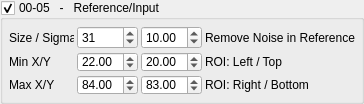
            <widget class="QGroupBox" name="groupBox_Reference_Input">
             <property name="title">
              <string>00-05   -   Reference/Input</string>
             </property>
             <property name="flat">
              <bool>true</bool>
             </property>
             <property name="checkable">
              <bool>true</bool>
             </property>
             <property name="checked">
              <bool>true</bool>
             </property>
             <layout class="QGridLayout" name="gridLayout_18">
              <property name="leftMargin">
               <number>6</number>
              </property>
              <property name="topMargin">
               <number>6</number>
              </property>
              <property name="rightMargin">
               <number>6</number>
              </property>
              <property name="bottomMargin">
               <number>6</number>
              </property>
              <property name="spacing">
               <number>3</number>
              </property>
              <item row="1" column="0">
               <widget class="QLabel" name="label_7">
                <property name="minimumSize">
                 <size>
                  <width>0</width>
                  <height>0</height>
                 </size>
                </property>
                <property name="maximumSize">
                 <size>
                  <width>65</width>
                  <height>16777215</height>
                 </size>
                </property>
                <property name="text">
                 <string>Min X/Y</string>
                </property>
               </widget>
              </item>
              <item row="2" column="3">
               <widget class="QLabel" name="label">
                <property name="text">
                 <string>ROI: Right / Bottom</string>
                </property>
               </widget>
              </item>
              <item row="2" column="0">
               <widget class="QLabel" name="label_8">
                <property name="minimumSize">
                 <size>
                  <width>0</width>
                  <height>0</height>
                 </size>
                </property>
                <property name="maximumSize">
                 <size>
                  <width>65</width>
                  <height>16777215</height>
                 </size>
                </property>
                <property name="text">
                 <string>Max X/Y</string>
                </property>
               </widget>
              </item>
              <item row="1" column="1">
               <widget class="QDoubleSpinBox" name="doubleSpinBox_ProcCon_ROI_X1">
                <property name="sizePolicy">
                 <sizepolicy hsizetype="Maximum" vsizetype="Fixed">
                  <horstretch>0</horstretch>
                  <verstretch>0</verstretch>
                 </sizepolicy>
                </property>
                <property name="minimumSize">
                 <size>
                  <width>61</width>
                  <height>0</height>
                 </size>
                </property>
                <property name="maximumSize">
                 <size>
                  <width>61</width>
                  <height>20</height>
                 </size>
                </property>
                <property name="minimum">
                 <double>0.000000000000000</double>
                </property>
                <property name="maximum">
                 <double>99.000000000000000</double>
                </property>
                <property name="value">
                 <double>22.000000000000000</double>
                </property>
               </widget>
              </item>
              <item row="2" column="1">
               <widget class="QDoubleSpinBox" name="doubleSpinBox_ProcCon_ROI_X2">
                <property name="sizePolicy">
                 <sizepolicy hsizetype="Maximum" vsizetype="Fixed">
                  <horstretch>0</horstretch>
                  <verstretch>0</verstretch>
                 </sizepolicy>
                </property>
                <property name="minimumSize">
                 <size>
                  <width>61</width>
                  <height>0</height>
                 </size>
                </property>
                <property name="maximumSize">
                 <size>
                  <width>61</width>
                  <height>20</height>
                 </size>
                </property>
                <property name="minimum">
                 <double>1.000000000000000</double>
                </property>
                <property name="maximum">
                 <double>100.000000000000000</double>
                </property>
                <property name="value">
                 <double>84.000000000000000</double>
                </property>
               </widget>
              </item>
              <item row="1" column="2">
               <widget class="QDoubleSpinBox" name="doubleSpinBox_ProcCon_ROI_Y1">
                <property name="sizePolicy">
                 <sizepolicy hsizetype="Maximum" vsizetype="Fixed">
                  <horstretch>0</horstretch>
                  <verstretch>0</verstretch>
                 </sizepolicy>
                </property>
                <property name="minimumSize">
                 <size>
                  <width>61</width>
                  <height>0</height>
                 </size>
                </property>
                <property name="maximumSize">
                 <size>
                  <width>61</width>
                  <height>20</height>
                 </size>
                </property>
                <property name="minimum">
                 <double>0.000000000000000</double>
                </property>
                <property name="maximum">
                 <double>99.000000000000000</double>
                </property>
                <property name="value">
                 <double>20.000000000000000</double>
                </property>
               </widget>
              </item>
              <item row="1" column="3">
               <widget class="QLabel" name="label_2">
                <property name="text">
                 <string>ROI: Left / Top</string>
                </property>
               </widget>
              </item>
              <item row="2" column="2">
               <widget class="QDoubleSpinBox" name="doubleSpinBox_ProcCon_ROI_Y2">
                <property name="sizePolicy">
                 <sizepolicy hsizetype="Maximum" vsizetype="Fixed">
                  <horstretch>0</horstretch>
                  <verstretch>0</verstretch>
                 </sizepolicy>
                </property>
                <property name="minimumSize">
                 <size>
                  <width>61</width>
                  <height>0</height>
                 </size>
                </property>
                <property name="maximumSize">
                 <size>
                  <width>61</width>
                  <height>20</height>
                 </size>
                </property>
                <property name="minimum">
                 <double>1.000000000000000</double>
                </property>
                <property name="maximum">
                 <double>100.000000000000000</double>
                </property>
                <property name="value">
                 <double>83.000000000000000</double>
                </property>
               </widget>
              </item>
              <item row="0" column="3">
               <widget class="QLabel" name="label_3">
                <property name="text">
                 <string>Remove Noise in Reference</string>
                </property>
               </widget>
              </item>
              <item row="0" column="0">
               <widget class="QLabel" name="label_4">
                <property name="minimumSize">
                 <size>
                  <width>0</width>
                  <height>0</height>
                 </size>
                </property>
                <property name="maximumSize">
                 <size>
                  <width>65</width>
                  <height>16777215</height>
                 </size>
                </property>
                <property name="text">
                 <string>Size / Sigma</string>
                </property>
               </widget>
              </item>
              <item row="0" column="1">
               <widget class="QSpinBox" name="spinBox_ProcCon_Ref_Blur_Size">
                <property name="minimumSize">
                 <size>
                  <width>61</width>
                  <height>0</height>
                 </size>
                </property>
                <property name="maximumSize">
                 <size>
                  <width>61</width>
                  <height>16777215</height>
                 </size>
                </property>
                <property name="minimum">
                 <number>1</number>
                </property>
                <property name="maximum">
                 <number>1000</number>
                </property>
                <property name="singleStep">
                 <number>2</number>
                </property>
                <property name="value">
                 <number>31</number>
                </property>
               </widget>
              </item>
              <item row="0" column="2">
               <widget class="QDoubleSpinBox" name="doubleSpinBox_ProcCon_Ref_Blur_Sigma">
                <property name="minimumSize">
                 <size>
                  <width>61</width>
                  <height>0</height>
                 </size>
                </property>
                <property name="maximumSize">
                 <size>
                  <width>61</width>
                  <height>16777215</height>
                 </size>
                </property>
                <property name="maximum">
                 <double>100.000000000000000</double>
                </property>
                <property name="value">
                 <double>10.000000000000000</double>
                </property>
               </widget>
              </item>
             </layout>
            </widget>
